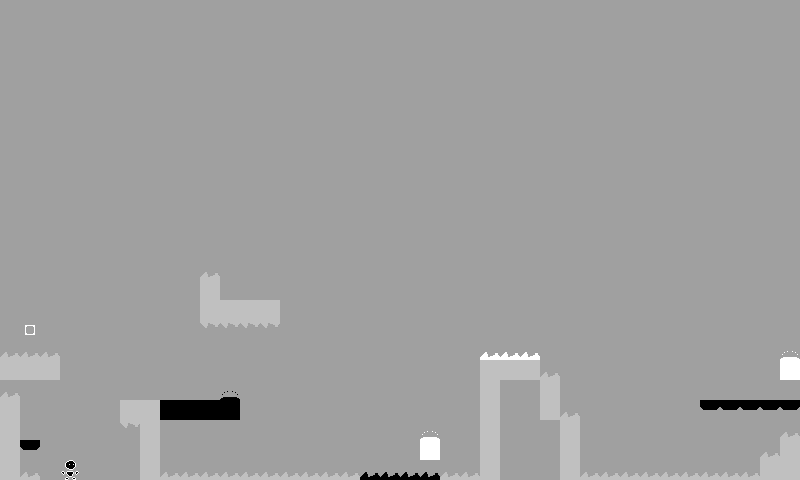

A level layout from a 2D game, rendered from its tile map. Below: a short description, then the map file with tile-grid data replaced by summaries:
An orthogonal 40x24 tile map with 20x20 px tiles, 1 tile layer (Map).

<map version="1.2" tiledversion="1.2.5" orientation="orthogonal" renderorder="right-down" width="40" height="24" tilewidth="20" tileheight="20" infinite="0" backgroundcolor="#a0a0a0" nextlayerid="7" nextobjectid="1">
 <properties>
  <property name="Background" type="int" value="0" />
  <property name="Title" value="Watch Your Step" />
  <property name="Wrapping" type="int" value="1" />
 </properties>
 <tileset firstgid="1" name="tmx_ss" tilewidth="20" tileheight="20" tilecount="30" columns="3">
  <image source="tmx_ss.png" width="60" height="200" />
  <tile id="0" type="Player">
   <properties>
    <property name="Color" type="int" value="0" />
    <property name="Flipped" type="int" value="0" />
   </properties>
  </tile>
  <tile id="1" type="Player">
   <properties>
    <property name="Color" type="int" value="0" />
    <property name="Flipped" type="int" value="1" />
   </properties>
  </tile>
  <tile id="2" type="RGBSphere">
   <properties>
    <property name="Color" type="int" value="192" />
    <property name="Flipped" type="int" value="0" />
   </properties>
  </tile>
  <tile id="3" type="Block">
   <properties>
    <property name="Color" type="int" value="0" />
    <property name="Flipped" type="int" value="0" />
   </properties>
  </tile>
  <tile id="4" type="Block">
   <properties>
    <property name="Color" type="int" value="192" />
    <property name="Flipped" type="int" value="0" />
   </properties>
  </tile>
  <tile id="5" type="Block">
   <properties>
    <property name="Color" type="int" value="255" />
    <property name="Flipped" type="int" value="0" />
   </properties>
  </tile>
  <tile id="6" type="Exit">
   <properties>
    <property name="Color" type="int" value="0" />
    <property name="Flipped" type="int" value="0" />
   </properties>
  </tile>
  <tile id="7" type="Exit">
   <properties>
    <property name="Color" type="int" value="192" />
    <property name="Flipped" type="int" value="0" />
   </properties>
  </tile>
  <tile id="8" type="Exit">
   <properties>
    <property name="Color" type="int" value="255" />
    <property name="Flipped" type="int" value="0" />
   </properties>
  </tile>
  <tile id="9" type="Pit">
   <properties>
    <property name="Color" type="int" value="0" />
    <property name="Flipped" type="int" value="0" />
   </properties>
  </tile>
  <tile id="10" type="Pit">
   <properties>
    <property name="Color" type="int" value="192" />
    <property name="Flipped" type="int" value="0" />
   </properties>
  </tile>
  <tile id="11" type="Pit">
   <properties>
    <property name="Color" type="int" value="255" />
    <property name="Flipped" type="int" value="0" />
   </properties>
  </tile>
  <tile id="12" type="Pit">
   <properties>
    <property name="Color" type="int" value="0" />
    <property name="Flipped" type="int" value="1" />
   </properties>
  </tile>
  <tile id="13" type="Pit">
   <properties>
    <property name="Color" type="int" value="192" />
    <property name="Flipped" type="int" value="1" />
   </properties>
  </tile>
  <tile id="14" type="Pit">
   <properties>
    <property name="Color" type="int" value="255" />
    <property name="Flipped" type="int" value="1" />
   </properties>
  </tile>
  <tile id="15" type="Breakable">
   <properties>
    <property name="Color" type="int" value="0" />
    <property name="Flipped" type="int" value="0" />
   </properties>
  </tile>
  <tile id="16" type="Breakable">
   <properties>
    <property name="Color" type="int" value="192" />
    <property name="Flipped" type="int" value="0" />
   </properties>
  </tile>
  <tile id="17" type="Breakable">
   <properties>
    <property name="Color" type="int" value="255" />
    <property name="Flipped" type="int" value="0" />
   </properties>
  </tile>
  <tile id="18" type="Breakable">
   <properties>
    <property name="Color" type="int" value="0" />
    <property name="Flipped" type="int" value="1" />
   </properties>
  </tile>
  <tile id="19" type="Breakable">
   <properties>
    <property name="Color" type="int" value="192" />
    <property name="Flipped" type="int" value="1" />
   </properties>
  </tile>
  <tile id="20" type="Breakable">
   <properties>
    <property name="Color" type="int" value="255" />
    <property name="Flipped" type="int" value="1" />
   </properties>
  </tile>
  <tile id="21" type="Jumpad">
   <properties>
    <property name="Color" type="int" value="0" />
    <property name="Flipped" type="int" value="0" />
   </properties>
  </tile>
  <tile id="22" type="Jumpad">
   <properties>
    <property name="Color" type="int" value="192" />
    <property name="Flipped" type="int" value="0" />
   </properties>
  </tile>
  <tile id="23" type="Jumpad">
   <properties>
    <property name="Color" type="int" value="255" />
    <property name="Flipped" type="int" value="0" />
   </properties>
  </tile>
  <tile id="24" type="Jumpad">
   <properties>
    <property name="Color" type="int" value="0" />
    <property name="Flipped" type="int" value="1" />
   </properties>
  </tile>
  <tile id="25" type="Jumpad">
   <properties>
    <property name="Color" type="int" value="192" />
    <property name="Flipped" type="int" value="1" />
   </properties>
  </tile>
  <tile id="26" type="Jumpad">
   <properties>
    <property name="Color" type="int" value="255" />
    <property name="Flipped" type="int" value="1" />
   </properties>
  </tile>
  <tile id="27" type="KillBlock">
   <properties>
    <property name="Color" type="int" value="192" />
    <property name="Flipped" type="int" value="0" />
   </properties>
  </tile>
  <tile id="28" type="Flipad">
   <properties>
    <property name="Color" type="int" value="192" />
    <property name="Flipped" type="int" value="0" />
   </properties>
  </tile>
  <tile id="29" type="Flipad">
   <properties>
    <property name="Color" type="int" value="255" />
    <property name="Flipped" type="int" value="0" />
   </properties>
  </tile>
 </tileset>
 <layer id="4" name="Map" width="40" height="24">
  <data>[960 cells, 93 non-empty, 12 distinct tile ids]</data>
 </layer>
</map>
